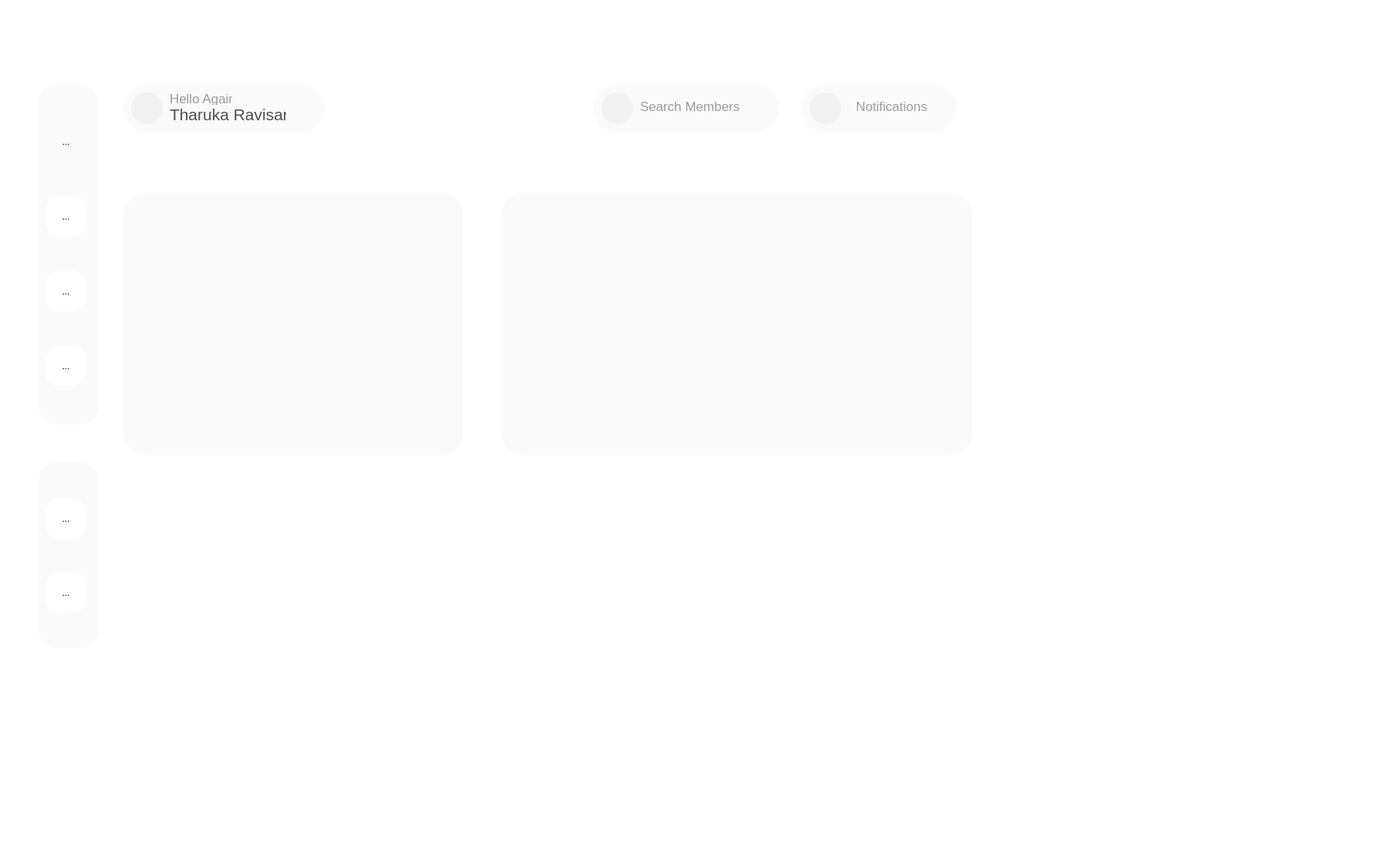
<?xml version="1.0" encoding="UTF-8"?>
<ui version="4.0">
 <class>MainWindow</class>
 <widget class="QMainWindow" name="MainWindow">
  <property name="geometry">
   <rect>
    <x>0</x>
    <y>0</y>
    <width>1800</width>
    <height>1126</height>
   </rect>
  </property>
  <property name="font">
   <font>
    <stylestrategy>PreferAntialias</stylestrategy>
   </font>
  </property>
  <property name="windowTitle">
   <string>MainWindow</string>
  </property>
  <property name="styleSheet">
   <string notr="true">background-color: #ffffff;
</string>
  </property>
  <widget class="QWidget" name="centralwidget">
   <widget class="QFrame" name="frame">
    <property name="geometry">
     <rect>
      <x>30</x>
      <y>0</y>
      <width>121</width>
      <height>1081</height>
     </rect>
    </property>
    <property name="styleSheet">
     <string notr="true">QFrame {
    border: none;
}
</string>
    </property>
    <property name="frameShape">
     <enum>QFrame::StyledPanel</enum>
    </property>
    <property name="frameShadow">
     <enum>QFrame::Raised</enum>
    </property>
    <widget class="QFrame" name="frame_2">
     <property name="geometry">
      <rect>
       <x>20</x>
       <y>110</y>
       <width>77</width>
       <height>441</height>
      </rect>
     </property>
     <property name="autoFillBackground">
      <bool>false</bool>
     </property>
     <property name="styleSheet">
      <string notr="true">QFrame {
    border-radius: 23px;
    background-color: #fafafa; 
}
</string>
     </property>
     <property name="frameShape">
      <enum>QFrame::StyledPanel</enum>
     </property>
     <property name="frameShadow">
      <enum>QFrame::Raised</enum>
     </property>
     <layout class="QVBoxLayout" name="verticalLayout">
      <item>
       <widget class="QToolButton" name="toolButton_Home">
        <property name="styleSheet">
         <string notr="true">QToolButton {
    border-radius: 19px; 
    width: 50px; 
    height: 50px; 
    background-color: #fafafa; /* default background */
    text-align: center;
    padding: 0px;
}

QToolButton:checked {
    background-color: #d5fe63; /* background color for active state */
}
</string>
        </property>
        <property name="text">
         <string>...</string>
        </property>
        <property name="icon">
         <iconset>
          <normaloff>../Icon/home.png</normaloff>../Icon/home.png</iconset>
        </property>
        <property name="iconSize">
         <size>
          <width>28</width>
          <height>28</height>
         </size>
        </property>
        <property name="checkable">
         <bool>true</bool>
        </property>
       </widget>
      </item>
      <item>
       <widget class="QToolButton" name="toolButton_Members">
        <property name="styleSheet">
         <string notr="true">QToolButton {
    border-radius: 19px; 
    width: 50px; 
    height: 50px; 
    background-color: #ffffff; /* default background */
    text-align: center;
    padding: 0px;
}

QToolButton:checked {
    background-color: #d5fe63; /* background color for active state */
}
</string>
        </property>
        <property name="text">
         <string>...</string>
        </property>
        <property name="checkable">
         <bool>true</bool>
        </property>
       </widget>
      </item>
      <item>
       <widget class="QToolButton" name="toolButton_Payment">
        <property name="styleSheet">
         <string notr="true">QToolButton {
    border-radius: 19px; 
    width: 50px; 
    height: 50px; 
    background-color: #ffffff; /* default background */
    text-align: center;
    padding: 0px;
}

QToolButton:checked {
    background-color: #d5fe63; /* background color for active state */
}
</string>
        </property>
        <property name="text">
         <string>...</string>
        </property>
        <property name="checkable">
         <bool>true</bool>
        </property>
       </widget>
      </item>
      <item>
       <widget class="QToolButton" name="toolButton_">
        <property name="styleSheet">
         <string notr="true">QToolButton {
    border-radius: 19px; 
    width: 50px; 
    height: 50px; 
    background-color: #ffffff; /* default background */
    text-align: center;
    padding: 0px;
}

QToolButton:checked {
    background-color: #d5fe63; /* background color for active state */
}
</string>
        </property>
        <property name="text">
         <string>...</string>
        </property>
        <property name="checkable">
         <bool>true</bool>
        </property>
       </widget>
      </item>
     </layout>
    </widget>
    <widget class="QFrame" name="frame_3">
     <property name="geometry">
      <rect>
       <x>20</x>
       <y>600</y>
       <width>77</width>
       <height>241</height>
      </rect>
     </property>
     <property name="autoFillBackground">
      <bool>false</bool>
     </property>
     <property name="styleSheet">
      <string notr="true">QFrame {
    border-radius: 23px;
    background-color: #fafafa; 
}
</string>
     </property>
     <property name="frameShape">
      <enum>QFrame::StyledPanel</enum>
     </property>
     <property name="frameShadow">
      <enum>QFrame::Raised</enum>
     </property>
     <layout class="QVBoxLayout" name="verticalLayout_2">
      <item>
       <widget class="QToolButton" name="toolButton_Payment_2">
        <property name="styleSheet">
         <string notr="true">QToolButton {
    border-radius: 19px; 
    width: 50px; 
    height: 50px; 
    background-color: #ffffff; /* default background */
    text-align: center;
    padding: 0px;
}

QToolButton:checked {
    background-color: #d5fe63; /* background color for active state */
}
</string>
        </property>
        <property name="text">
         <string>...</string>
        </property>
        <property name="checkable">
         <bool>true</bool>
        </property>
       </widget>
      </item>
      <item>
       <widget class="QToolButton" name="toolButton_1">
        <property name="styleSheet">
         <string notr="true">QToolButton {
    border-radius: 19px; 
    width: 50px; 
    height: 50px; 
    background-color: #ffffff; /* default background */
    text-align: center;
    padding: 0px;
}

QToolButton:checked {
    background-color: #d5fe63; /* background color for active state */
}
</string>
        </property>
        <property name="text">
         <string>...</string>
        </property>
        <property name="checkable">
         <bool>true</bool>
        </property>
       </widget>
      </item>
     </layout>
    </widget>
    <widget class="QFrame" name="frame_5">
     <property name="geometry">
      <rect>
       <x>120</x>
       <y>100</y>
       <width>1651</width>
       <height>71</height>
      </rect>
     </property>
     <property name="frameShape">
      <enum>QFrame::StyledPanel</enum>
     </property>
     <property name="frameShadow">
      <enum>QFrame::Raised</enum>
     </property>
    </widget>
   </widget>
   <widget class="QFrame" name="frame_4">
    <property name="geometry">
     <rect>
      <x>160</x>
      <y>110</y>
      <width>261</width>
      <height>61</height>
     </rect>
    </property>
    <property name="autoFillBackground">
     <bool>false</bool>
    </property>
    <property name="styleSheet">
     <string notr="true">QFrame {
    border-radius: 30px;
    background-color: #fafafa; 
}
</string>
    </property>
    <property name="frameShape">
     <enum>QFrame::StyledPanel</enum>
    </property>
    <property name="frameShadow">
     <enum>QFrame::Raised</enum>
    </property>
    <widget class="QFrame" name="frame_9">
     <property name="geometry">
      <rect>
       <x>10</x>
       <y>10</y>
       <width>41</width>
       <height>41</height>
      </rect>
     </property>
     <property name="styleSheet">
      <string notr="true">border-radius: 20px;
background-color: #f2f2f2;
</string>
     </property>
     <property name="frameShape">
      <enum>QFrame::StyledPanel</enum>
     </property>
     <property name="frameShadow">
      <enum>QFrame::Raised</enum>
     </property>
    </widget>
    <widget class="QLabel" name="label">
     <property name="geometry">
      <rect>
       <x>60</x>
       <y>10</y>
       <width>81</width>
       <height>16</height>
      </rect>
     </property>
     <property name="font">
      <font>
       <family>.AppleSystemUIFont</family>
       <pointsize>13</pointsize>
      </font>
     </property>
     <property name="styleSheet">
      <string notr="true">color: #9c9c9c;
</string>
     </property>
     <property name="text">
      <string>Hello Again!</string>
     </property>
    </widget>
    <widget class="QLabel" name="label_2">
     <property name="geometry">
      <rect>
       <x>60</x>
       <y>30</y>
       <width>151</width>
       <height>16</height>
      </rect>
     </property>
     <property name="font">
      <font>
       <family>.AppleSystemUIFont</family>
       <pointsize>16</pointsize>
       <italic>false</italic>
       <stylestrategy>PreferDefault</stylestrategy>
       <kerning>true</kerning>
      </font>
     </property>
     <property name="styleSheet">
      <string notr="true">color: #4c4c4c;</string>
     </property>
     <property name="text">
      <string>Tharuka Ravisara</string>
     </property>
    </widget>
   </widget>
   <widget class="QFrame" name="frame_6">
    <property name="geometry">
     <rect>
      <x>1040</x>
      <y>110</y>
      <width>201</width>
      <height>61</height>
     </rect>
    </property>
    <property name="autoFillBackground">
     <bool>false</bool>
    </property>
    <property name="styleSheet">
     <string notr="true">QFrame {
    border-radius: 30px;
    background-color: #fafafa; 
}
</string>
    </property>
    <property name="frameShape">
     <enum>QFrame::StyledPanel</enum>
    </property>
    <property name="frameShadow">
     <enum>QFrame::Raised</enum>
    </property>
    <widget class="QFrame" name="frame_10">
     <property name="geometry">
      <rect>
       <x>10</x>
       <y>10</y>
       <width>41</width>
       <height>41</height>
      </rect>
     </property>
     <property name="styleSheet">
      <string notr="true">border-radius: 20px;
background-color: #f2f2f2;
</string>
     </property>
     <property name="frameShape">
      <enum>QFrame::StyledPanel</enum>
     </property>
     <property name="frameShadow">
      <enum>QFrame::Raised</enum>
     </property>
    </widget>
    <widget class="QLabel" name="label_4">
     <property name="geometry">
      <rect>
       <x>70</x>
       <y>20</y>
       <width>131</width>
       <height>16</height>
      </rect>
     </property>
     <property name="font">
      <font>
       <family>.AppleSystemUIFont</family>
       <pointsize>13</pointsize>
      </font>
     </property>
     <property name="styleSheet">
      <string notr="true">color: #9c9c9c;
</string>
     </property>
     <property name="text">
      <string>Notifications</string>
     </property>
    </widget>
   </widget>
   <widget class="QFrame" name="frame_7">
    <property name="geometry">
     <rect>
      <x>770</x>
      <y>110</y>
      <width>241</width>
      <height>61</height>
     </rect>
    </property>
    <property name="autoFillBackground">
     <bool>false</bool>
    </property>
    <property name="styleSheet">
     <string notr="true">QFrame {
    border-radius: 30px;
    background-color: #fafafa; 
}
</string>
    </property>
    <property name="frameShape">
     <enum>QFrame::StyledPanel</enum>
    </property>
    <property name="frameShadow">
     <enum>QFrame::Raised</enum>
    </property>
    <widget class="QFrame" name="frame_8">
     <property name="geometry">
      <rect>
       <x>10</x>
       <y>10</y>
       <width>41</width>
       <height>41</height>
      </rect>
     </property>
     <property name="styleSheet">
      <string notr="true">border-radius: 20px;
background-color: #f2f2f2;
</string>
     </property>
     <property name="frameShape">
      <enum>QFrame::StyledPanel</enum>
     </property>
     <property name="frameShadow">
      <enum>QFrame::Raised</enum>
     </property>
    </widget>
    <widget class="QLabel" name="label_3">
     <property name="geometry">
      <rect>
       <x>60</x>
       <y>20</y>
       <width>131</width>
       <height>16</height>
      </rect>
     </property>
     <property name="font">
      <font>
       <family>.AppleSystemUIFont</family>
       <pointsize>13</pointsize>
      </font>
     </property>
     <property name="styleSheet">
      <string notr="true">color: #9c9c9c;
</string>
     </property>
     <property name="text">
      <string>Search Members</string>
     </property>
    </widget>
   </widget>
   <widget class="QSplitter" name="splitter">
    <property name="geometry">
     <rect>
      <x>0</x>
      <y>0</y>
      <width>0</width>
      <height>0</height>
     </rect>
    </property>
    <property name="orientation">
     <enum>Qt::Horizontal</enum>
    </property>
   </widget>
   <widget class="QSplitter" name="splitter_2">
    <property name="geometry">
     <rect>
      <x>0</x>
      <y>0</y>
      <width>0</width>
      <height>0</height>
     </rect>
    </property>
    <property name="orientation">
     <enum>Qt::Vertical</enum>
    </property>
   </widget>
   <widget class="QFrame" name="frame_11">
    <property name="geometry">
     <rect>
      <x>160</x>
      <y>250</y>
      <width>441</width>
      <height>341</height>
     </rect>
    </property>
    <property name="autoFillBackground">
     <bool>false</bool>
    </property>
    <property name="styleSheet">
     <string notr="true">QFrame {
    border-radius: 30px;
    background-color: #fafafa; 
}
</string>
    </property>
    <property name="frameShape">
     <enum>QFrame::StyledPanel</enum>
    </property>
    <property name="frameShadow">
     <enum>QFrame::Raised</enum>
    </property>
   </widget>
   <widget class="QFrame" name="frame_12">
    <property name="geometry">
     <rect>
      <x>650</x>
      <y>250</y>
      <width>611</width>
      <height>341</height>
     </rect>
    </property>
    <property name="autoFillBackground">
     <bool>false</bool>
    </property>
    <property name="styleSheet">
     <string notr="true">QFrame {
    border-radius: 30px;
    background-color: #fafafa; 
}
</string>
    </property>
    <property name="frameShape">
     <enum>QFrame::StyledPanel</enum>
    </property>
    <property name="frameShadow">
     <enum>QFrame::Raised</enum>
    </property>
   </widget>
   <zorder>frame_12</zorder>
   <zorder>frame</zorder>
   <zorder>frame_4</zorder>
   <zorder>frame_6</zorder>
   <zorder>frame_7</zorder>
   <zorder>splitter</zorder>
   <zorder>splitter_2</zorder>
   <zorder>frame_11</zorder>
  </widget>
  <widget class="QMenuBar" name="menubar">
   <property name="geometry">
    <rect>
     <x>0</x>
     <y>0</y>
     <width>1800</width>
     <height>24</height>
    </rect>
   </property>
  </widget>
  <widget class="QStatusBar" name="statusbar"/>
 </widget>
 <resources/>
 <connections/>
</ui>
